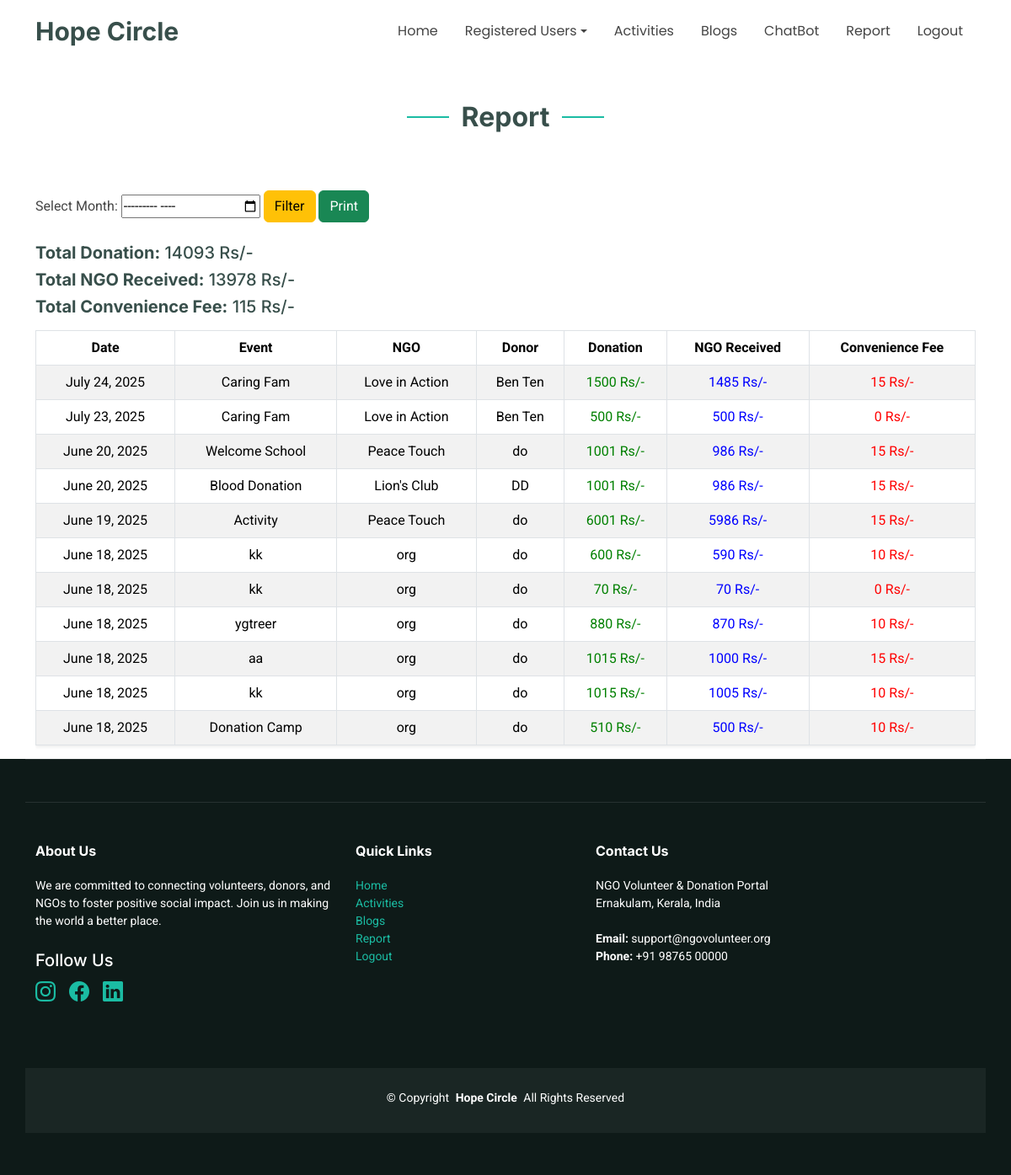
Page /adminReport on the committed database.
### ngoapp/models.py (models this page shows)
class Donations(models.Model):
    donor=models.ForeignKey(Donor,on_delete=models.CASCADE)
    activity=models.ForeignKey(Activity,on_delete=models.CASCADE)
    amount=models.IntegerField()
    ngodon=models.IntegerField(default=0)
    fee=models.IntegerField(default=0)
    date=models.DateField(auto_now_add=True)
    time=models.TimeField(auto_now_add=True,null=True)

class Activity(models.Model):
    ngo=models.ForeignKey(Ngo,on_delete=models.CASCADE)
    name=models.CharField(max_length=50)
    category=models.CharField(max_length=50,null=True)
    description=models.TextField()
    loc=models.CharField(max_length=200)
    volunteers_needed=models.IntegerField()
    sDate=models.DateField()
    eDate=models.DateField()

class Ngo(models.Model):
    user=models.ForeignKey(Logintbl,on_delete=models.CASCADE)
    name=models.CharField(max_length=50)
    email=models.CharField(max_length=50)
    phone=models.BigIntegerField()
    lisence = models.FileField(null=True)
    logo = models.FileField(null=True)
    address =models.CharField(max_length=200)

class Donor(models.Model):
    user=models.ForeignKey(Logintbl,on_delete=models.CASCADE)
    name=models.CharField(max_length=50)
    email=models.CharField(max_length=50)
    phone=models.BigIntegerField()
    photo = models.FileField(null=True)
    address =models.CharField(max_length=200)

### ngoapp/views.py (the view)
# urls.py: path('adminReport',views.adminReport),
def adminReport(request):
    selected_month = request.GET.get('month')
    data = Donations.objects.all().order_by('-id')
    error = None
    if selected_month:
        try:
            year, month = map(int, selected_month.split('-'))
            data = data.filter(date__year=year, date__month=month)
        except ValueError:
            error = "Invalid month format."
    total_amount = data.aggregate(Sum('amount'))['amount__sum'] or 0
    total_ngodon = data.aggregate(Sum('ngodon'))['ngodon__sum'] or 0
    total_fee = data.aggregate(Sum('fee'))['fee__sum'] or 0
    context = {
        'data': data,
        'selected_month': selected_month or '',
        'total_amount': total_amount,
        'total_ngodon': total_ngodon,
        'total_fee': total_fee,
        'error': error
    }
    return render(request, "adminReport.html", context)

### templates/adminReport.html (shortened to what this page needs)
{% extends 'adminHome.html' %}
{% block content %}
<div class="container section-title" data-aos="fade-up">
  <h2>Report</h2>
</div>
<div class="container">
  <form method="GET">
    <label for="month">Select Month:</label>
    <input type="month" id="month" name="month" value="{{ selected_month }}">
    <button type="submit" class="btn btn-warning">Filter</button>
    <button onclick="window.print()" type="button" class="btn btn-success">Print</button>
  </form>
  <div class="mt-4 mb-3">
    <h5><strong>Total Donation:</strong> {{ total_amount }} Rs/-</h5>
    <h5><strong>Total NGO Received:</strong> {{ total_ngodon }} Rs/-</h5>
    <h5><strong>Total Convenience Fee:</strong> {{ total_fee }} Rs/-</h5>
  </div>
  {% if data %}
  <div class="table-responsive">
    <table class="table table-bordered table-striped table-hover align-middle text-center shadow-sm custom-table">
      <thead style="background-color: #343a40; color: white;">
        <tr>
          <th>Date</th>
          <th>Event</th>
          <th>NGO</th>
          <th>Donor</th>
          <th>Donation</th>
          <th>NGO Received</th>
          <th>Convenience Fee</th>
        </tr>
      </thead>
      <tbody>
        {% for i in data %}
        <tr style="background-color: #f8f9fa;">
          <td>{{ i.date }}</td>
          <td>{{ i.activity.name }}</td>
          <td>{{ i.activity.ngo.name }}</td>
          <td>{{ i.donor.name }}</td>
          <td style="color: green;">{{ i.amount }} Rs/-</td>
          <td style="color: blue;">{{ i.ngodon }} Rs/-</td>
          <td style="color: red;">{{ i.fee }} Rs/-</td>
        </tr>
        {% endfor %}
      </tbody>
    </table>
  </div>
  {% else %}
    <center><p class="text-danger fw-bold">No data found for selected month.</p></center>
  {% endif %}
</div>
{% endblock %}

### static/media/assets/css/main.css (style rules this page uses)
:root { --default-font: "Roboto", system-ui, -apple-system, "Segoe UI", Roboto, "Helvetica Neue", Arial, "Noto Sans", "Liberation Sans", sans-serif, "Apple Color Emoji", "Segoe UI Emoji", "Segoe UI Symbol", "Noto Color Emoji"; --heading-font: "Inter", sans-serif; --nav-font: "Poppins", sans-serif; }
:root { --background-color: #ffffff; --default-color: #444444; --heading-color: #384f4b; --accent-color: #1bbca3; --surface-color: #ffffff; --contrast-color: #ffffff; }
:root { --nav-color: #444444; --nav-hover-color: #1bbca3; --nav-mobile-background-color: #ffffff; --nav-dropdown-background-color: #ffffff; --nav-dropdown-color: #444444; --nav-dropdown-hover-color: #1bbca3; }
:root { scroll-behavior: smooth; }
body { color: var(--default-color); background-color: var(--background-color); font-family: var(--default-font); }
h1, h2, h3, h4, h5, h6 { color: var(--heading-color); font-family: var(--heading-font); }
.section-title { text-align: center; padding-bottom: 60px; position: relative; }
.section-title h2 { font-size: 32px; font-weight: 700; position: relative; }
.section-title h2:before, .section-title h2:after { content: ""; width: 50px; height: 2px; background: var(--accent-color); display: inline-block; }
.section-title h2:before { margin: 0 15px 10px 0; }
.section-title h2:after { margin: 0 0 10px 15px; }

### templates/adminReport.html (style rules this page uses)
table.custom-table th, table.custom-table td { border: 1px solid #dee2e6; }

### rows in the picture
Donations: date "July 24, 2025", activity.name "Caring Fam", activity.ngo.name "Love in Action", donor.name "Ben Ten", amount "1500", ngodon "1485", fee "15"
Donations: date "July 23, 2025", activity.name "Caring Fam", activity.ngo.name "Love in Action", donor.name "Ben Ten", amount "500", ngodon "500", fee "0"
Donations: date "June 20, 2025", activity.name "Welcome School", activity.ngo.name "Peace Touch", donor.name "do", amount "1001", ngodon "986", fee "15"
Donations: date "June 20, 2025", activity.name "Blood Donation", activity.ngo.name "Lion's Club", donor.name "DD", amount "1001", ngodon "986", fee "15"
Donations: date "June 19, 2025", activity.name "Activity", activity.ngo.name "Peace Touch", donor.name "do", amount "6001", ngodon "5986", fee "15"
Donations: date "June 18, 2025", activity.name "kk", activity.ngo.name "org", donor.name "do", amount "600", ngodon "590", fee "10"
Donations: date "June 18, 2025", activity.name "kk", activity.ngo.name "org", donor.name "do", amount "70", ngodon "70", fee "0"
Donations: date "June 18, 2025", activity.name "ygtreer", activity.ngo.name "org", donor.name "do", amount "880", ngodon "870", fee "10"
Donations: date "June 18, 2025", activity.name "aa", activity.ngo.name "org", donor.name "do", amount "1015", ngodon "1000", fee "15"
Donations: date "June 18, 2025", activity.name "kk", activity.ngo.name "org", donor.name "do", amount "1015", ngodon "1005", fee "10"
Donations: date "June 18, 2025", activity.name "Donation Camp", activity.ngo.name "org", donor.name "do", amount "510", ngodon "500", fee "10"

### other values in the picture
{{ total_amount }} "14093"
{{ total_ngodon }} "13978"
{{ total_fee }} "115"
